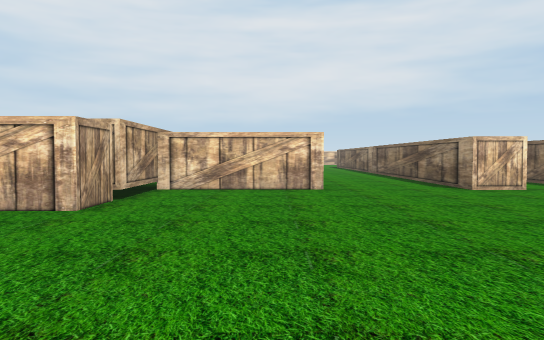
view 1 (above)

19 first-person views from a walk through a scene from a Unity 3-D project. The camera is 0.62 m above the floor, tilts 2° down and sees 70° across. The floor is counted in squares, 1 m on a side. Each view is taken from the middle of a square. On the plan, view 1 faces up. The plan holds only what a view shows up to about 10 squares ahead; the rest is blank. The place goes on beyond the plan. The player character is not drawn.

view 2
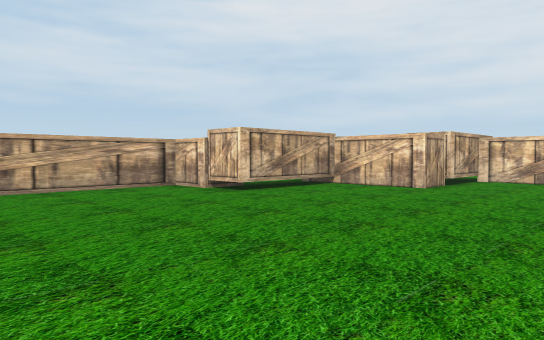

view 3
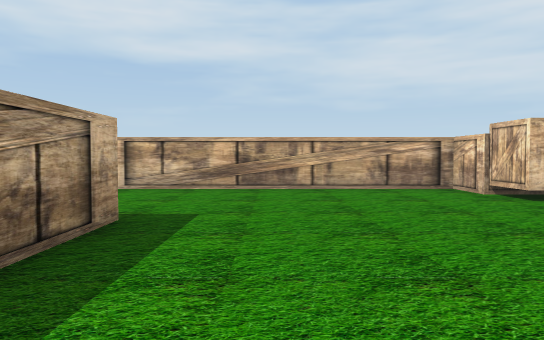

view 4
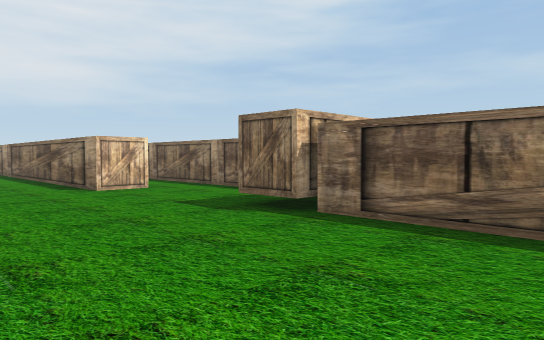

view 5
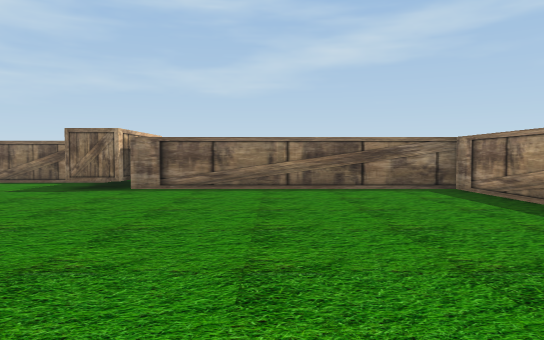

view 6
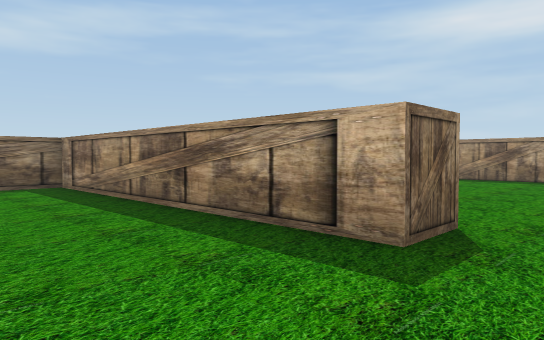

view 7
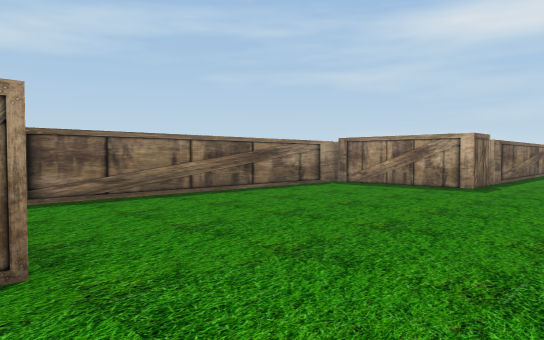

view 8
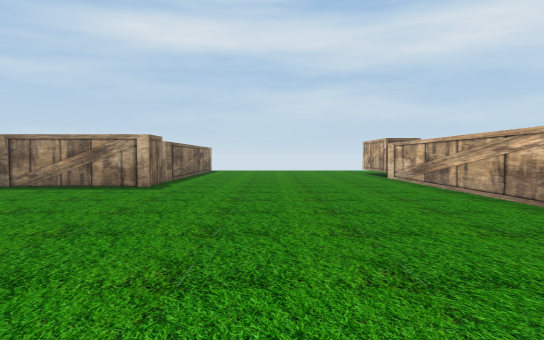

view 9
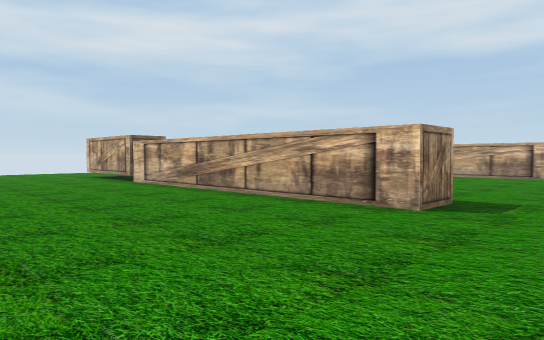

view 10
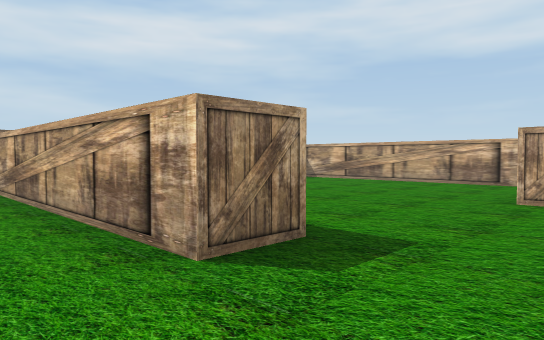

view 11
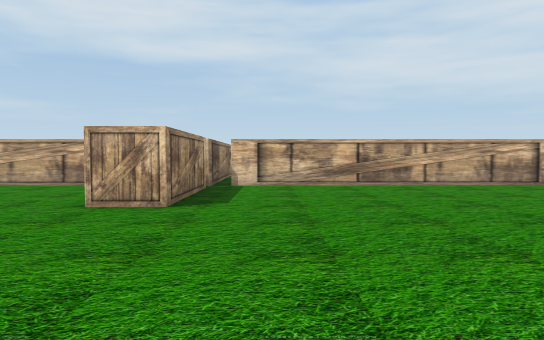

view 12
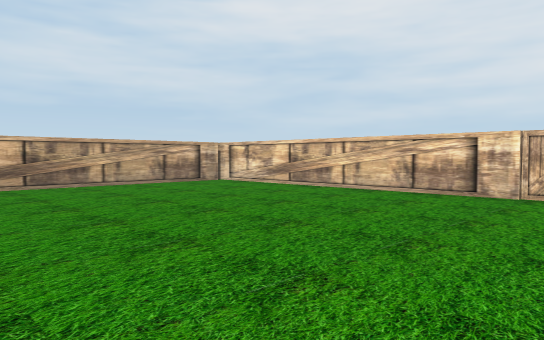

view 13
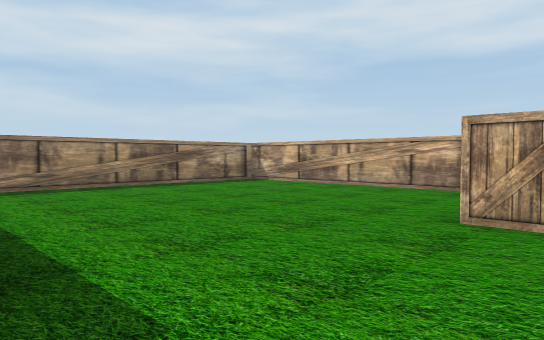

view 14
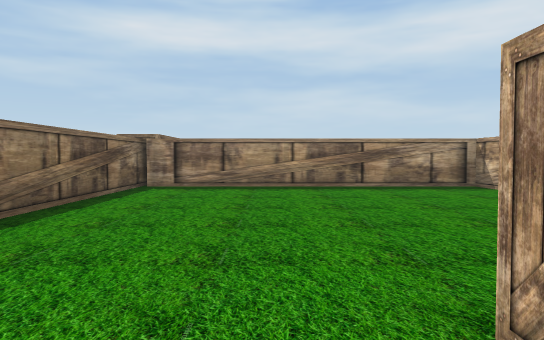

view 15
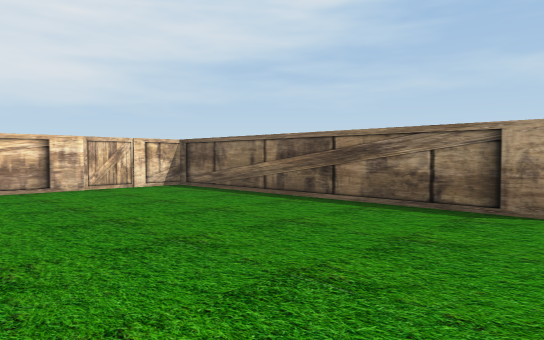

view 16
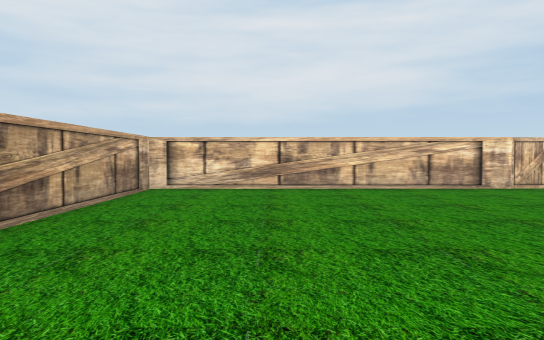

view 17
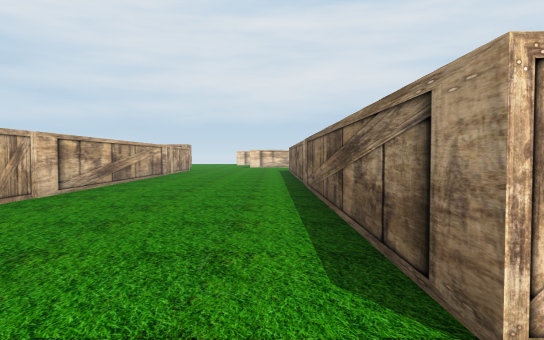

view 18
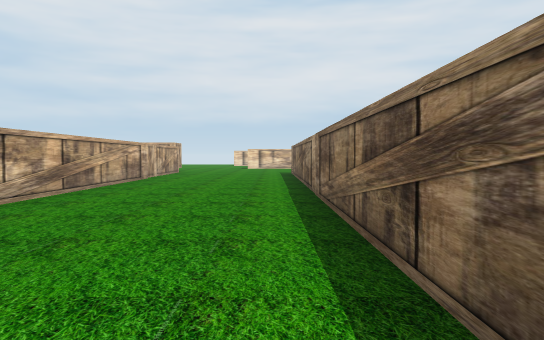

view 19
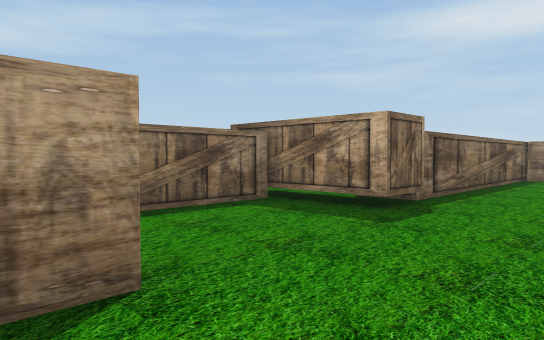

### Floor plan
Points are (right, up) in squares from view 1. A wall is a line through its corners. A room is listed if a view was taken in it or the views show most of it. See-through windows are left out.
Room 1 (views 1, 2, 3, 4, 5, 6, 7, 8, 9, 10, 17, 18, 19)
walls: (-2.8, -4.6) (-2.8, -3.5) (4.4, -3.5) (4.4, 2.8); (-5.3, 2.2) (-5.3, 1.4); (4.9, 2.9) (4.2, 2.9) (4.2, 3.9) (6.1, 3.9) (6.1, 6.4); (1, 7.2) (-2.2, 7.2) (-2.2, 4.4) (-4.3, 4.4) (-4.3, 1.4) (-6.4, 1.4) (-6.4, -5); (4.8, 7.2) (3.7, 7.2) (3.7, 15.4); (-8.3, -7.9) (-8.3, -14.5); (-2.5, -13) (-2.5, -12) (0.7, -12) (0.7, -5.2); (-2.5, -14.5) (-2.5, -13.5); (-0.5, 15.5) (-0.5, 11)
ways out: opening at (-7.2, -7.5) to room 2; opening at (5.5, 7.5)
Room 2 (views 11, 12, 13, 14, 15, 16)
walls: (-9.4, -7.9) (-8.3, -7.9); (-15.6, -6.3) (-12.8, -6.3) (-12.8, -7.4); (-7.4, -5.2) (-7.4, 1.4) (-16.3, 1.4) (-16.3, -5.9); (-16.3, -8) (-16.3, -14) (-9.4, -14); (-9.3, -14.4) (-9.3, -9.8)
ways out: opening at (-7.2, -7.5) to room 1; opening at (-17, -6)

Where each view was taken, in squares from view 1:
view 1: 0 up, 0 right, facing up
view 2: 3 down, 1 right, facing up-left
view 3: 2 down, 1 right, facing left
view 4: 0 up, 1 right, facing up-right
view 5: 0 up, 3 left, facing right
view 6: 1 down, 4 left, facing down-right
view 7: 4 down, 5 left, facing down-right
view 8: 4 down, 5 left, facing down
view 9: 6 down, 4 left, facing down-left
view 10: 6 down, 7 left, facing down-left
view 11: 5 down, 8 left, facing left
view 12: 5 down, 8 left, facing up-left
view 13: 6 down, 9 left, facing down-left
view 14: 6 down, 12 left, facing down
view 15: 6 down, 12 left, facing up-right
view 16: 6 down, 14 left, facing up
view 17: 6 up, 3 right, facing up
view 18: 8 up, 3 right, facing up
view 19: 8 up, 2 right, facing down-right
